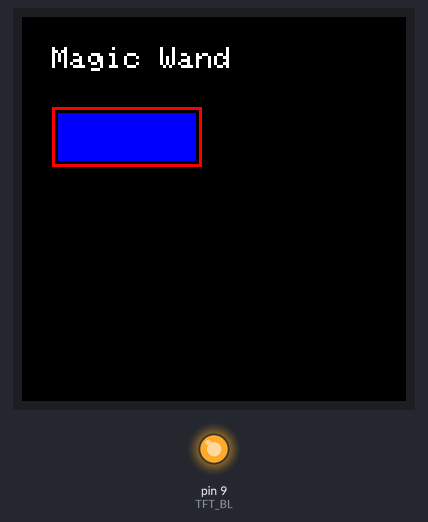
The sketch below on a simulated Arduino Uno, built with avr-gcc and run on an emulated ATmega328P. Shown: 128×128 colour display, output pins drawn as LEDs (lit = HIGH).

Above: at 0.2 s.

The sketch:

LCD.ino
```cpp
#include <Adafruit_GFX.h>    // Core graphics library
#include <Adafruit_ST7735.h> // Hardware-specific library for ST7735
#include <SPI.h>             // SPI library for communication

// Pin definitions for Pico4ML-BLE (RP2040)
#define TFT_CS    12  // Chip Select (GP9)
#define TFT_DC    11  // Data/Command (GP8)
#define TFT_RST   10  // Reset (GP7)
#define TFT_BL    9   // Backlight (GP6, optional)

// SPI pins are predefined for the RP2040:
// MOSI (SDA) -> GP11 (Arduino pin 15)
// SCK (SCL)  -> GP10 (Arduino pin 14)
// MISO is not used by the ST7735

// Initialize the ST7735 display
// Use SPI hardware interface (SPI1 on RP2040)
Adafruit_ST7735 tft = Adafruit_ST7735(TFT_CS, TFT_DC, TFT_RST);

void setup() {
  // Initialize serial for debugging (optional)
  Serial.begin(115200);
  while (!Serial) {
    ; // Wait for serial port to connect (optional, can remove if not using Serial)
  }

  // Initialize the backlight pin (optional)
  pinMode(TFT_BL, OUTPUT);
  digitalWrite(TFT_BL, HIGH); // Turn on backlight

  // Initialize the display
  // Use the ST7735_160x80 configuration (you may need to adjust based on your display's init sequence)
  tft.initR(INITR_144GREENTAB); // Initialize for 1.44" display (closest match for 160x80)

  // Adjust the display offset and size for 160x80 resolution
  tft.setRotation(1); // Rotate to landscape (160x80)
  tft.setTextWrap(false); // Disable text wrapping

  // Clear the screen (fill with black)
  tft.fillScreen(ST7735_BLACK);

  // Set text color and size
  tft.setTextColor(ST7735_WHITE);
  tft.setTextSize(1); // 1x scale (smallest readable size)

  // Draw the text "Magic Wand"
  tft.setCursor(10, 10); // Set cursor position (x, y)
  tft.println("Magic Wand");

  // Draw a red rectangle
  tft.drawRect(10, 30, 50, 20, ST7735_RED); // x, y, width, height, color

  // Optionally, fill the rectangle with blue
  tft.fillRect(12, 32, 46, 16, ST7735_BLUE); // Slightly smaller to show the border
}

void loop() {
  // Nothing to do in loop for this example
  // You can add animations or updates here if needed
  delay(1000); // Just to keep the loop from running too fast
}
```
